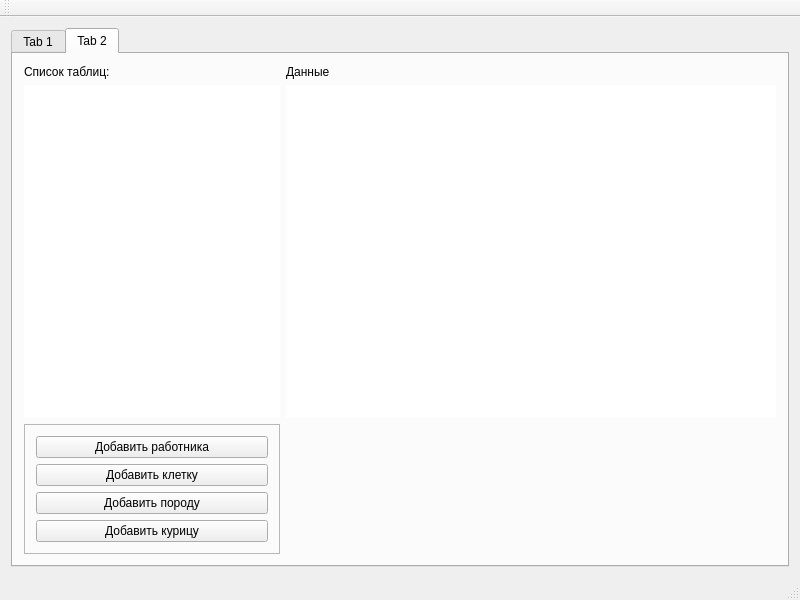
<?xml version="1.0" encoding="UTF-8"?>
<ui version="4.0">
 <class>MainWindow</class>
 <widget class="QMainWindow" name="MainWindow">
  <property name="geometry">
   <rect>
    <x>0</x>
    <y>0</y>
    <width>800</width>
    <height>600</height>
   </rect>
  </property>
  <property name="windowTitle">
   <string>MainWindow</string>
  </property>
  <widget class="QWidget" name="centralWidget">
   <layout class="QGridLayout" name="gridLayout">
    <item row="1" column="0">
     <widget class="QTabWidget" name="mainTabWidget">
      <property name="currentIndex">
       <number>1</number>
      </property>
      <widget class="QWidget" name="clientTab">
       <attribute name="title">
        <string>Tab 1</string>
       </attribute>
       <layout class="QGridLayout" name="gridLayout_2">
        <item row="9" column="0">
         <spacer name="verticalSpacer">
          <property name="orientation">
           <enum>Qt::Vertical</enum>
          </property>
          <property name="sizeHint" stdset="0">
           <size>
            <width>20</width>
            <height>40</height>
           </size>
          </property>
         </spacer>
        </item>
        <item row="8" column="0">
         <widget class="QPushButton" name="pushButton_8">
          <property name="text">
           <string>Какова для каждой породы разница между показателями породы и средними показателями по птицефабрике</string>
          </property>
         </widget>
        </item>
        <item row="6" column="0">
         <widget class="QPushButton" name="pushButton_6">
          <property name="text">
           <string>Сколько кур каждой породы в каждом цехе</string>
          </property>
         </widget>
        </item>
        <item row="2" column="0">
         <widget class="QPushButton" name="pushButton_3">
          <property name="text">
           <string>В каких клетках находятся куры указанного возраста с заданным номером диеты</string>
          </property>
         </widget>
        </item>
        <item row="3" column="0">
         <widget class="QPushButton" name="pushButton_9">
          <property name="text">
           <string>Сколько яиц в день приносят куры указанного работника</string>
          </property>
         </widget>
        </item>
        <item row="0" column="0">
         <widget class="QPushButton" name="pushButton">
          <property name="text">
           <string>Какое количество яиц получают от каждой курицы данного веса, породы, возраста</string>
          </property>
         </widget>
        </item>
        <item row="5" column="0">
         <widget class="QPushButton" name="pushButton_5">
          <property name="text">
           <string>В каком цехе находится курица, от которой получают больше всего яиц</string>
          </property>
         </widget>
        </item>
        <item row="4" column="0">
         <widget class="QPushButton" name="pushButton_4">
          <property name="text">
           <string>Среднее количество яиц, которое получает в день каждый работник от обслуживаемых им кур</string>
          </property>
         </widget>
        </item>
        <item row="1" column="0">
         <widget class="QPushButton" name="pushButton_2">
          <property name="text">
           <string>В каком цехе наибольшее количество кур определенной породы</string>
          </property>
         </widget>
        </item>
        <item row="7" column="0">
         <widget class="QPushButton" name="pushButton_7">
          <property name="text">
           <string>Какое количество кур обслуживает каждый работник</string>
          </property>
         </widget>
        </item>
       </layout>
      </widget>
      <widget class="QWidget" name="developmentTab">
       <attribute name="title">
        <string>Tab 2</string>
       </attribute>
       <layout class="QGridLayout" name="gridLayout_3">
        <item row="1" column="1">
         <widget class="QTableWidget" name="dataTableWidget">
          <property name="frameShape">
           <enum>QFrame::NoFrame</enum>
          </property>
         </widget>
        </item>
        <item row="0" column="1">
         <widget class="QLabel" name="dataLabel">
          <property name="text">
           <string>Данные</string>
          </property>
         </widget>
        </item>
        <item row="1" column="0">
         <widget class="QListWidget" name="tablesListWidget">
          <property name="sizePolicy">
           <sizepolicy hsizetype="Preferred" vsizetype="Expanding">
            <horstretch>0</horstretch>
            <verstretch>0</verstretch>
           </sizepolicy>
          </property>
          <property name="frameShape">
           <enum>QFrame::NoFrame</enum>
          </property>
         </widget>
        </item>
        <item row="0" column="0">
         <widget class="QLabel" name="tablesLabel">
          <property name="text">
           <string>Список таблиц:</string>
          </property>
         </widget>
        </item>
        <item row="2" column="0">
         <widget class="QFrame" name="frame">
          <property name="frameShape">
           <enum>QFrame::StyledPanel</enum>
          </property>
          <property name="frameShadow">
           <enum>QFrame::Raised</enum>
          </property>
          <layout class="QGridLayout" name="gridLayout_4">
           <item row="0" column="0">
            <widget class="QPushButton" name="addWorkerPushButton">
             <property name="text">
              <string>Добавить работника</string>
             </property>
            </widget>
           </item>
           <item row="1" column="0">
            <widget class="QPushButton" name="addCagePushButton">
             <property name="text">
              <string>Добавить клетку</string>
             </property>
            </widget>
           </item>
           <item row="2" column="0">
            <widget class="QPushButton" name="addBreedPushButton">
             <property name="text">
              <string>Добавить породу</string>
             </property>
            </widget>
           </item>
           <item row="3" column="0">
            <widget class="QPushButton" name="addHenPushButton">
             <property name="text">
              <string>Добавить курицу</string>
             </property>
            </widget>
           </item>
          </layout>
         </widget>
        </item>
       </layout>
      </widget>
     </widget>
    </item>
   </layout>
  </widget>
  <widget class="QMenuBar" name="menuBar">
   <property name="geometry">
    <rect>
     <x>0</x>
     <y>0</y>
     <width>800</width>
     <height>22</height>
    </rect>
   </property>
  </widget>
  <widget class="QToolBar" name="mainToolBar">
   <attribute name="toolBarArea">
    <enum>TopToolBarArea</enum>
   </attribute>
   <attribute name="toolBarBreak">
    <bool>false</bool>
   </attribute>
  </widget>
  <widget class="QStatusBar" name="statusBar"/>
 </widget>
 <layoutdefault spacing="6" margin="11"/>
 <resources/>
 <connections/>
</ui>
